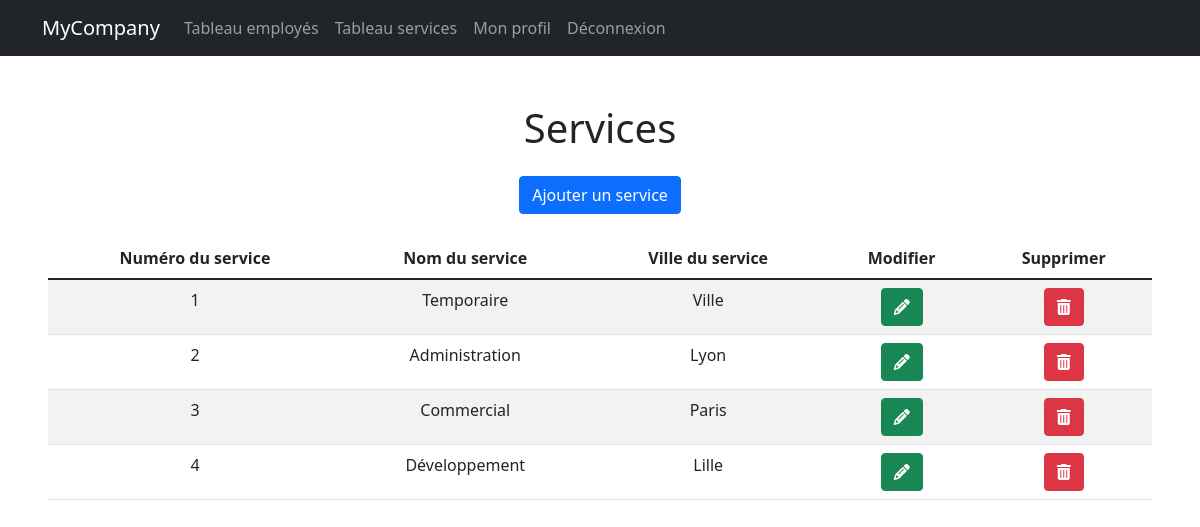
Page /myCompany/controller/serviceController.php (signed in) on the committed database.
### tables this page shows
CREATE TABLE `service` (
  `no_service` int(11) NOT NULL,
  `name` varchar(255) NOT NULL,
  `city` varchar(255) NOT NULL
);

### myCompany/model/ServiceManager.php (called while the page is built, shortened)
<?php
require_once __DIR__ . "/../classes/Service.php";
class ServiceManager extends ConnectDb
{
    public function getAllService()
    {
        $arrayServices = [];
        try {
            $db = $this->connect();
            $req = $db->query("SELECT * FROM service");
            while ($data = $req->fetch()) {
                $service = new Service($data["name"], $data["city"]);
                $service->setNoService((int) $data["no_service"]);
                array_push($arrayServices, $service);
            }
            return $arrayServices;
        } catch (Exception $e) {
            die("Erreur : " . $e->getMessage());
        }
    }
}

### myCompany/classes/Service.php (called while the page is built, shortened)
<?php
class Service
{
    private int $noService;
    private string $name;
    private string $city;
    public function __construct($name, $city)
    {
        $this->name = $name;
        $this->city = $city;
    }
    public function getNoService(): int
    {
        return $this->noService;
    }
    public function setNoService(int $noService): self
    {
        $this->noService = $noService;
        return $this;
    }
    public function getName(): string
    {
        return $this->name;
    }
    public function getCity(): string
    {
        return $this->city;
    }
}

### myCompany/view/tableService.php (the view)
<div class="table-responsive text-center m-5">
    <h1 class="mb-4">Services</h1>
    <?php
    if (
        $_SESSION["role"] == "admin" || $_SESSION["role"] == "admin manager"
    ) {
        echo '<a href="serviceController.php?action=add">
                <button type="button" class="btn btn-primary mb-4">
                    Ajouter un service
                </button>
            </a>';
    }
    ?>
    <table class="table table-striped table-hover">
        <thead>
            <tr>
                <th>Numéro du service</th>
                <th>Nom du service</th>
                <th>Ville du service</th>
                <?php
                if ($_SESSION["role"] == "admin" || $_SESSION["role"] == "admin manager") {
                    echo '<th>Modifier</th>
                        <th>Supprimer</th>';
                }
                ?>
            </tr>
        </thead>
        <tbody>
            <?php
            foreach ($allServices as $value) {
                echo '<tr>
                        <td>' . $value->getNoService() . '</td>
                        <td>' . $value->getName() . '</td>
                        <td>' . $value->getCity() . '</td>';
                if ($_SESSION["role"] == "admin" || $_SESSION["role"] == "admin manager") {
                    echo '<td>
                            <a href="serviceController.php?action=update&id=' . $value->getNoService() . '">
                                <button type="button" class="btn btn-success">
                                    <i class="fas fa-pencil-alt"></i>
                                </button>
                            </a>
                        </td>
                        <td>
                            <a href="serviceController.php?action=delete&id=' . $value->getNoService() . '">
                                <button type="button" class="btn btn-danger">
                                    <i class="fas fa-trash-alt"></i>
                                </button>
                            </a>
                        </td>
                </tr>';
                }
            }
            ?>
        </tbody>
    </table>
</div>

### rows in the picture
service: no_service "1", name "Temporaire", city "Ville"
service: no_service "2", name "Administration", city "Lyon"
service: no_service "3", name "Commercial", city "Paris"
service: no_service "4", name "Développement", city "Lille"
